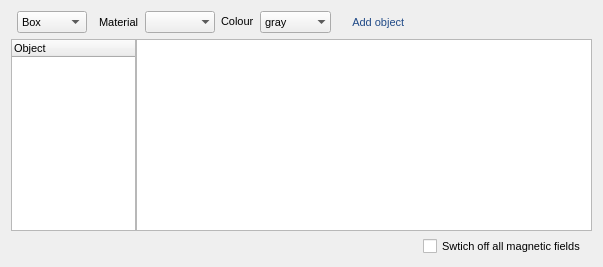
        <widget class="QWidget" name="tab_3">
         <attribute name="title">
          <string>Scene Elements</string>
         </attribute>
         <layout class="QGridLayout" name="gridLayout_2">
          <item row="0" column="7">
           <widget class="QPushButton" name="addObject">
            <property name="sizePolicy">
             <sizepolicy hsizetype="Preferred" vsizetype="Preferred">
              <horstretch>0</horstretch>
              <verstretch>0</verstretch>
             </sizepolicy>
            </property>
            <property name="maximumSize">
             <size>
              <width>16777215</width>
              <height>16777215</height>
             </size>
            </property>
            <property name="font">
             <font>
              <family>Ubuntu</family>
              <pointsize>8</pointsize>
              <weight>50</weight>
              <italic>false</italic>
              <bold>false</bold>
             </font>
            </property>
            <property name="styleSheet">
             <string notr="true">color: rgb(32, 74, 135);</string>
            </property>
            <property name="text">
             <string> Add object</string>
            </property>
            <property name="flat">
             <bool>true</bool>
            </property>
           </widget>
          </item>
          <item row="0" column="5">
           <widget class="QLabel" name="objectColor_label">
            <property name="sizePolicy">
             <sizepolicy hsizetype="Preferred" vsizetype="Maximum">
              <horstretch>0</horstretch>
              <verstretch>0</verstretch>
             </sizepolicy>
            </property>
            <property name="font">
             <font>
              <family>Ubuntu</family>
              <pointsize>8</pointsize>
              <weight>50</weight>
              <italic>false</italic>
              <bold>false</bold>
             </font>
            </property>
            <property name="text">
             <string>Colour</string>
            </property>
           </widget>
          </item>
          <item row="0" column="6">
           <widget class="QComboBox" name="objColor">
            <property name="sizePolicy">
             <sizepolicy hsizetype="Preferred" vsizetype="Preferred">
              <horstretch>0</horstretch>
              <verstretch>0</verstretch>
             </sizepolicy>
            </property>
            <property name="font">
             <font>
              <family>Ubuntu</family>
              <pointsize>8</pointsize>
              <weight>50</weight>
              <italic>false</italic>
              <bold>false</bold>
             </font>
            </property>
            <property name="currentIndex">
             <number>2</number>
            </property>
            <property name="frame">
             <bool>false</bool>
            </property>
            <item>
             <property name="text">
              <string>black</string>
             </property>
            </item>
            <item>
             <property name="text">
              <string>white</string>
             </property>
            </item>
            <item>
             <property name="text">
              <string>gray</string>
             </property>
            </item>
            <item>
             <property name="text">
              <string>red</string>
             </property>
            </item>
            <item>
             <property name="text">
              <string>blue</string>
             </property>
            </item>
            <item>
             <property name="text">
              <string>green</string>
             </property>
            </item>
            <item>
             <property name="text">
              <string>yellow</string>
             </property>
            </item>
            <item>
             <property name="text">
              <string>cyan</string>
             </property>
            </item>
            <item>
             <property name="text">
              <string>magenta</string>
             </property>
            </item>
           </widget>
          </item>
          <item row="0" column="3">
           <widget class="QLabel" name="material_label">
            <property name="font">
             <font>
              <family>Ubuntu</family>
              <pointsize>8</pointsize>
              <weight>50</weight>
              <italic>false</italic>
              <bold>false</bold>
             </font>
            </property>
            <property name="text">
             <string>Material</string>
            </property>
           </widget>
          </item>
          <item row="0" column="8">
           <spacer name="horizontalSpacer_6">
            <property name="font">
             <font>
              <family>Ubuntu</family>
              <pointsize>8</pointsize>
              <weight>50</weight>
              <italic>false</italic>
              <bold>false</bold>
             </font>
            </property>
            <property name="orientation">
             <enum>Qt::Horizontal</enum>
            </property>
            <property name="sizeHint" stdset="0">
             <size>
              <width>139</width>
              <height>21</height>
             </size>
            </property>
           </spacer>
          </item>
          <item row="7" column="8">
           <widget class="QCheckBox" name="switch_off_mag_fields">
            <property name="font">
             <font>
              <family>Ubuntu</family>
              <pointsize>8</pointsize>
              <weight>50</weight>
              <italic>false</italic>
              <bold>false</bold>
             </font>
            </property>
            <property name="text">
             <string>Swtich off all magnetic fields</string>
            </property>
           </widget>
          </item>
          <item row="0" column="4">
           <widget class="QComboBox" name="objMaterial">
            <property name="sizePolicy">
             <sizepolicy hsizetype="MinimumExpanding" vsizetype="Preferred">
              <horstretch>0</horstretch>
              <verstretch>0</verstretch>
             </sizepolicy>
            </property>
            <property name="font">
             <font>
              <family>Ubuntu</family>
              <pointsize>8</pointsize>
              <weight>50</weight>
              <italic>false</italic>
              <bold>false</bold>
             </font>
            </property>
            <property name="frame">
             <bool>false</bool>
            </property>
           </widget>
          </item>
          <item row="0" column="1">
           <widget class="QComboBox" name="shapesList">
            <property name="sizePolicy">
             <sizepolicy hsizetype="Minimum" vsizetype="Maximum">
              <horstretch>0</horstretch>
              <verstretch>0</verstretch>
             </sizepolicy>
            </property>
            <property name="font">
             <font>
              <family>Ubuntu</family>
              <pointsize>8</pointsize>
              <weight>50</weight>
              <italic>false</italic>
              <bold>false</bold>
             </font>
            </property>
            <item>
             <property name="text">
              <string>Box</string>
             </property>
             <property name="icon">
              <iconset resource="resources.qrc">
               <normaloff>:/icons/icons/cube.png</normaloff>:/icons/icons/cube.png</iconset>
             </property>
            </item>
            <item>
             <property name="text">
              <string>Cylinder</string>
             </property>
             <property name="icon">
              <iconset resource="resources.qrc">
               <normaloff>:/icons/icons/cylinder.png</normaloff>:/icons/icons/cylinder.png</iconset>
             </property>
            </item>
            <item>
             <property name="text">
              <string>Sphere</string>
             </property>
             <property name="icon">
              <iconset resource="resources.qrc">
               <normaloff>:/icons/icons/sphere.png</normaloff>:/icons/icons/sphere.png</iconset>
             </property>
            </item>
            <item>
             <property name="text">
              <string>Wedge</string>
             </property>
             <property name="icon">
              <iconset resource="resources.qrc">
               <normaloff>:/icons/icons/wedge.png</normaloff>:/icons/icons/wedge.png</iconset>
             </property>
            </item>
           </widget>
          </item>
          <item row="6" column="0" colspan="10">
           <layout class="QHBoxLayout" name="horizontalLayout_2">
            <property name="spacing">
             <number>0</number>
            </property>
            <item>
             <widget class="QTreeWidget" name="objectTree">
              <property name="sizePolicy">
               <sizepolicy hsizetype="Preferred" vsizetype="Preferred">
                <horstretch>0</horstretch>
                <verstretch>0</verstretch>
               </sizepolicy>
              </property>
              <property name="minimumSize">
               <size>
                <width>0</width>
                <height>0</height>
               </size>
              </property>
              <property name="maximumSize">
               <size>
                <width>125</width>
                <height>16777215</height>
               </size>
              </property>
              <property name="font">
               <font>
                <family>Ubuntu</family>
                <pointsize>8</pointsize>
                <weight>50</weight>
                <italic>false</italic>
                <bold>false</bold>
               </font>
              </property>
              <property name="contextMenuPolicy">
               <enum>Qt::CustomContextMenu</enum>
              </property>
              <property name="alternatingRowColors">
               <bool>true</bool>
              </property>
              <property name="selectionMode">
               <enum>QAbstractItemView::MultiSelection</enum>
              </property>
              <property name="columnCount">
               <number>1</number>
              </property>
              <column>
               <property name="text">
                <string>Object</string>
               </property>
              </column>
             </widget>
            </item>
            <item>
             <widget class="QTableView" name="objectPropertiesTable">
              <property name="sizePolicy">
               <sizepolicy hsizetype="Minimum" vsizetype="Preferred">
                <horstretch>0</horstretch>
                <verstretch>0</verstretch>
               </sizepolicy>
              </property>
              <property name="minimumSize">
               <size>
                <width>0</width>
                <height>0</height>
               </size>
              </property>
              <property name="font">
               <font>
                <family>Ubuntu</family>
                <pointsize>8</pointsize>
                <weight>50</weight>
                <italic>false</italic>
                <bold>false</bold>
               </font>
              </property>
              <property name="styleSheet">
               <string notr="true">alternate-background-color: rgb(173, 173, 173);</string>
              </property>
              <property name="alternatingRowColors">
               <bool>true</bool>
              </property>
              <attribute name="horizontalHeaderStretchLastSection">
               <bool>true</bool>
              </attribute>
              <attribute name="verticalHeaderDefaultSectionSize">
               <number>24</number>
              </attribute>
             </widget>
            </item>
           </layout>
          </item>
         </layout>
        </widget>
